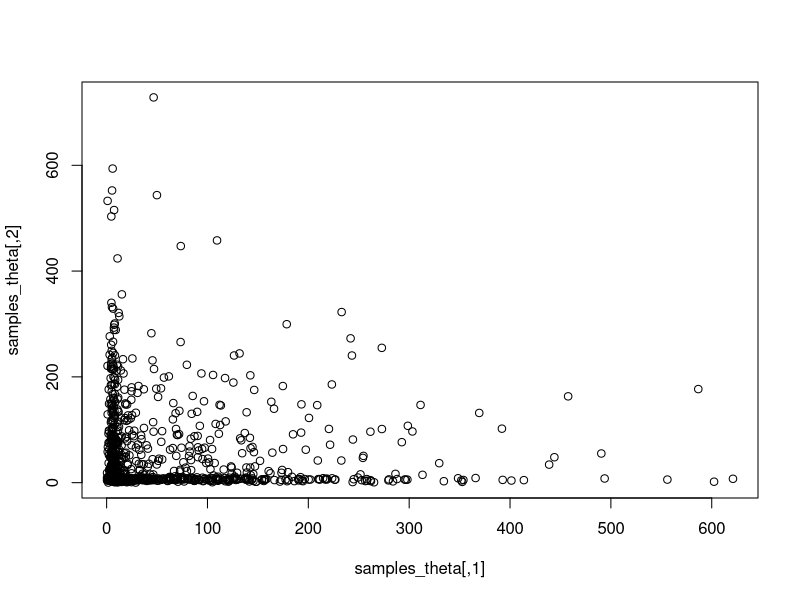

This chart was generated by the following R code:
# Non-parametric Poisson regression using Dirichlet Process mixture model
alpha = 10  # DP concentration parameter
H = 1/100   # rate  parameter for base measure

# Function to generate from base distribution G_0
G_0 <- function(n) rexp(n, rate = H)

# Function to generate stick-breaking weights
generate_p <- function(n, alpha) {
  b <- rbeta(n, 1, alpha)
  p <- numeric(n)
  p[1] <- b[1]
  p[2:n] <- sapply(2:n, function(i) b[i] * prod(1 - b[1:(i-1)]))
  return(p)
}


n <- 100
p <- generate_p(n, alpha)
theta <- G_0(n)
weights <- cbind(theta, p)  

X <- c(2, 3, 4, 5, 6, 7, 8, 9, 10, 20) 


M <- 1000

cluster_assignments <- sample(1:n, size = length(X), replace = TRUE)

samples_theta <- matrix(NA, nrow = M, ncol = n)

for (iter in 1:M) {
  # Update cluster assignments
  for (i in 1:length(X)) {
    # Calculate the likelihood for each cluster
    likelihoods <- dpois(X[i], lambda = theta)
    # Calculate the full conditional probabilities
    probs <- likelihoods * p
    probs <- probs / sum(probs)
    cluster_assignments[i] <- sample(1:n, size = 1, prob = probs)
  }
  
  # Update theta parameters for each cluster
  for (k in 1:n) {
    cluster_data <- X[cluster_assignments == k]
    if (length(cluster_data) > 0) {
      # Posterior parameters for gamma distribution
      shape <- sum(cluster_data) + 1  # +1 from prior (Exponential -> Gamma)
      rate <- length(cluster_data) + H
      theta[k] <- rgamma(1, shape, rate)
    } else {
      # No data points assigned to this cluster, sample from prior
      theta[k] <- G_0(1)
    }
  }
  
  # Update weights p using the stick-breaking process
  b <- rbeta(n, 1 + vapply(1:n, function(k) sum(cluster_assignments == k), numeric(1)), 
             alpha + vapply(1:n, function(k) sum(cluster_assignments > k), numeric(1)))
  p[1] <- b[1]
  p[2:n] <- sapply(2:n, function(i) b[i] * prod(1 - b[1:(i-1)]))
  
  # Store sampled parameters
  samples_theta[iter, ] <- theta
}

# Analysis and diagnostics
print(mean(samples_theta, na.rm = TRUE))

plot(samples_theta)

cluster_means <- apply(samples_theta, 2, mean, na.rm = TRUE)
print(cluster_means)

